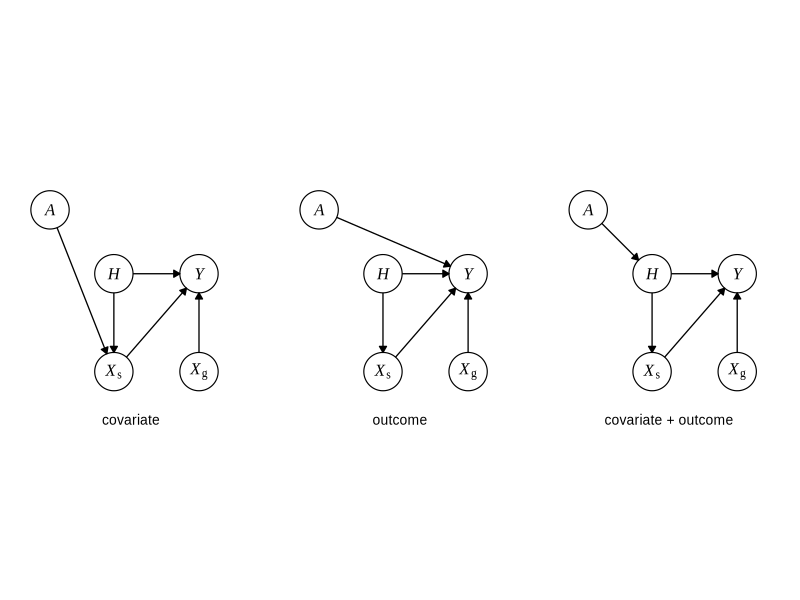
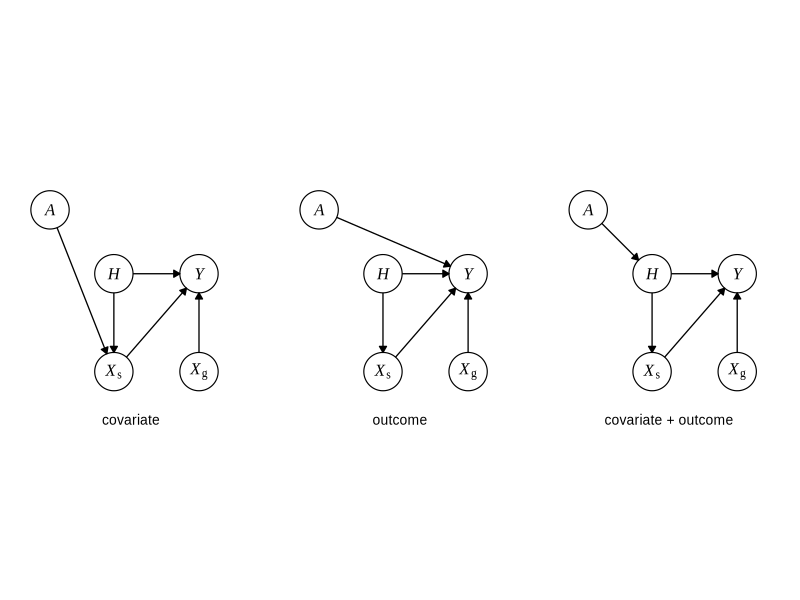

Write R code to recreate these figures, in order.
# Fig 1 of the paper: the three types of distribution shift in the simulation as DAGs.
# Symbols in Times italic, scenario labels in Arial, 8-12 pt, 7.5 in wide, TIFF 600 dpi LZW RGB
# (and a PDF for viewing).
# Usage (from any directory): Rscript paper/make_fig1.R
# Writes paper/output/figures/Fig1 (.pdf, .tif).
suppressPackageStartupMessages(library(ggplot2))
here <- normalizePath(dirname(sub("--file=", "", grep("--file=", commandArgs(FALSE), value = TRUE))))
figdir <- file.path(here, "output", "figures")
dir.create(figdir, showWarnings = FALSE, recursive = TRUE)

r <- 0.09  # node radius (data units; coord_fixed keeps circles round)
nodes <- data.frame(id = c("S", "H", "Y", "Xs", "Xg"),
                    x = c(0.12, 0.42, 0.82, 0.42, 0.82), y = c(0.88, 0.58, 0.58, 0.12, 0.12),
                    lab = c("italic(A)", "italic(H)", "italic(Y)", "italic(X)[plain(s)]", "italic(X)[plain(g)]"))
common <- data.frame(from = c("H", "H", "Xs", "Xg"), to = c("Y", "Xs", "Y", "Y"))
scen <- c("covariate", "outcome", "covariate + outcome")
edges <- rbind(cbind(common, scenario = rep(scen, each = 4)),
               data.frame(from = "S", to = c("Xs", "Y", "H"), scenario = scen))
edges <- within(edges, {
  x0 <- nodes$x[match(from, nodes$id)]; y0 <- nodes$y[match(from, nodes$id)]
  x1 <- nodes$x[match(to, nodes$id)];   y1 <- nodes$y[match(to, nodes$id)]
  d <- sqrt((x1 - x0)^2 + (y1 - y0)^2)
  xs <- x0 + r * (x1 - x0) / d; ys <- y0 + r * (y1 - y0) / d       # start on the source circle
  xe <- x1 - r * (x1 - x0) / d; ye <- y1 - r * (y1 - y0) / d       # end on the target circle
})
circ <- do.call(rbind, lapply(seq_len(nrow(nodes)), function(i) {
  a <- seq(0, 2 * pi, length.out = 100)
  data.frame(id = nodes$id[i], x = nodes$x[i] + r * cos(a), y = nodes$y[i] + r * sin(a))
}))
rep_scen <- function(d) do.call(rbind, lapply(scen, function(s) cbind(d, scenario = s)))
lv <- function(d) transform(d, scenario = factor(scenario, scen))

p <- ggplot() +
  geom_segment(data = lv(edges), aes(xs, ys, xend = xe, yend = ye),
               arrow = arrow(length = unit(0.07, "in"), type = "closed"), linewidth = 0.45) +
  geom_path(data = lv(rep_scen(circ)), aes(x, y, group = id), linewidth = 0.4) +
  # math symbols in Times italic (PLOS allows Arial, Times, Symbol); 12 pt keeps the plotmath
  # subscripts (scaled by 0.7) above the 8 pt minimum
  geom_text(data = lv(rep_scen(nodes)), aes(x, y, label = lab), parse = TRUE, family = "Times New Roman", size = 12 / .pt) +
  facet_wrap(~scenario, nrow = 1, strip.position = "bottom") +
  coord_fixed(xlim = c(0, 1), ylim = c(0, 1), clip = "off") +
  theme_void(base_family = "Arial") +
  theme(strip.text = element_text(size = 10, margin = margin(t = 4)), panel.spacing = unit(0.35, "in"),
        plot.margin = margin(6, 10, 6, 10))

# bg = "white": theme_void has no background, and PLOS TIFFs must have no alpha channel
ggsave(file.path(figdir, "Fig1.pdf"), p, width = 7.5, height = 2.5, units = "in", device = cairo_pdf, bg = "white")
ggsave(file.path(figdir, "Fig1.tif"), p, width = 7.5, height = 2.5, units = "in", dpi = 600,
       device = ragg::agg_tiff, compression = "lzw", bg = "white")
cat("Written:", file.path(figdir, "Fig1"), "(.pdf, .tif)\n")
